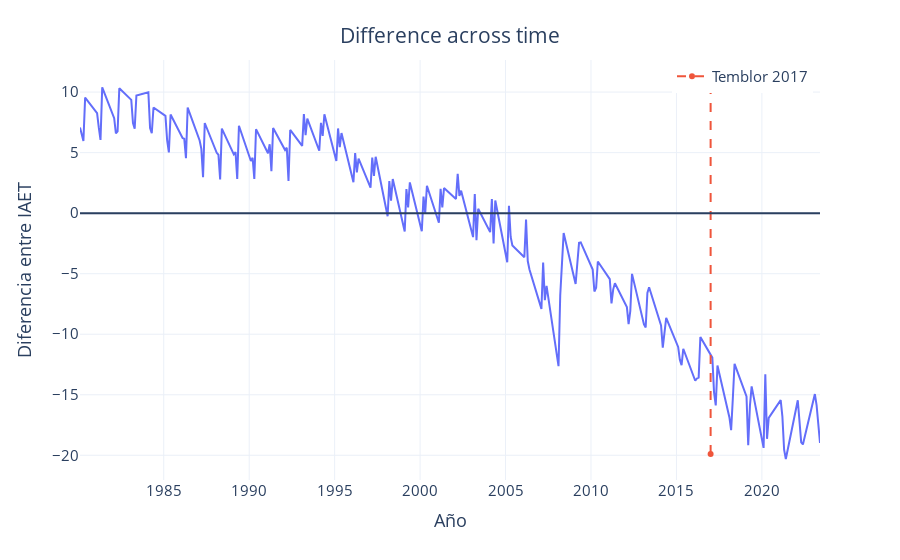

The code cell stored with this chart in its notebook:
### Code cell
#Fig - Difference across time

resultado['Temblor del 2017'] = resultado.Observado - resultado.Synthetic

fig = px.line( data_frame = resultado, 
               x = "Año", y = "Temblor del 2017", 
               template = "plotly_white",)

fig.add_hline(0)

fig.add_trace( pgo.Scatter( 
               x = [ 2017, 2017 ], 
               y = [resultado["Temblor del 2017"].min()*0.98, resultado["Temblor del 2017"].max()*1.02], 
               line = { 'dash': 'dash', }, name='Temblor 2017' ))

fig.update_layout( title = { 'text':"Difference across time", 
                             'y':0.95, 'x':0.5, },
                             legend =  dict(y = 1, x = 0.8, orientation = 'v'),
                             legend_title = "",
                             xaxis_title = "Año", 
                             yaxis_title = "Diferencia entre IAET",
                             font = dict( size = 15 ))

fig.show()

### Figure 1 — Plotly figure (JSON) as saved in the notebook; plotly's stock layout.template omitted (floating-point values rounded to 4 significant figures; data arrays with more than 128 entries replaced by an {"elided": "..."} marker saying what was removed)
{"data": [{"hovertemplate": "Año=%{x}<br>Temblor del 2017=%{y}<extra></extra>", "legendgroup": "", "line": {"color": "#636efa", "dash": "solid"}, "marker": {"symbol": "circle"}, "mode": "lines", "name": "", "orientation": "v", "showlegend": false, "type": "scatter", "x": {"elided": "176 float values"}, "xaxis": "x", "y": {"elided": "176 float values"}, "yaxis": "y"}, {"line": {"dash": "dash"}, "name": "Temblor 2017", "type": "scatter", "x": [2017, 2017], "y": [-19.9, 10.61]}], "layout": {"font": {"size": 15}, "legend": {"orientation": "v", "title": {"text": ""}, "tracegroupgap": 0, "x": 0.8, "y": 1}, "margin": {"t": 60}, "shapes": [{"type": "line", "x0": 0, "x1": 1, "xref": "x domain", "y0": 0, "y1": 0, "yref": "y"}], "title": {"text": "Difference across time", "x": 0.5, "y": 0.95}, "xaxis": {"anchor": "y", "domain": [0, 1], "title": {"text": "Año"}}, "yaxis": {"anchor": "x", "domain": [0, 1], "title": {"text": "Diferencia entre IAET"}}}}
